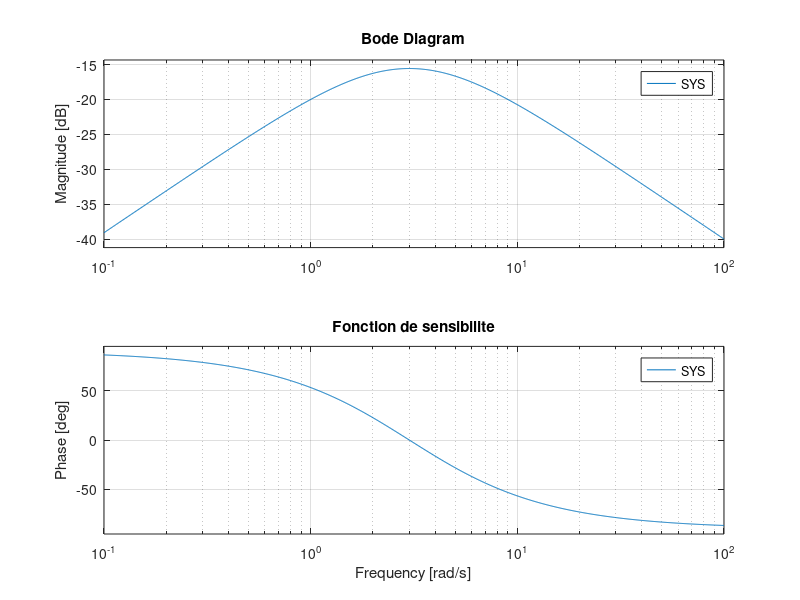
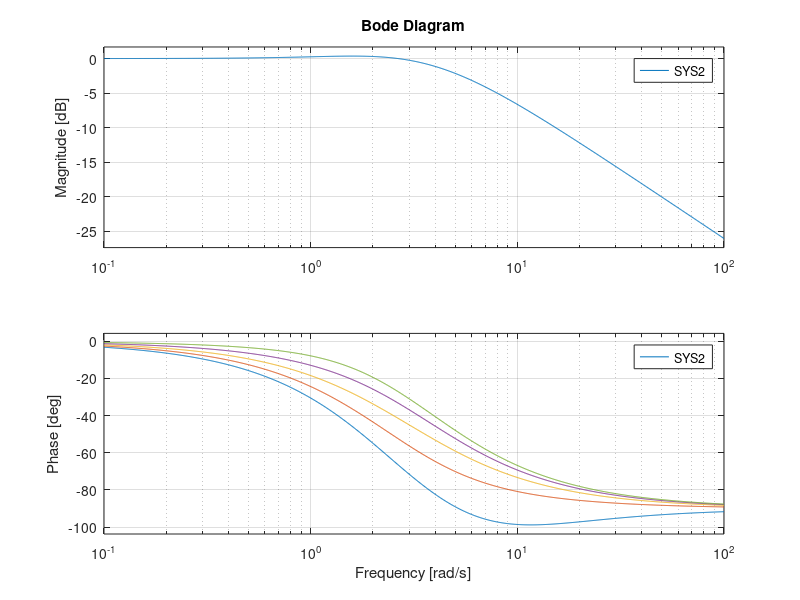

MATLAB code to generate these figures, in order:
clc; clear all; close all;

%% TP3 1.3 Rejet de perturbations echelon

% les matrices:

Aa = [-2 0;1 0];
Ba = [1;0];
Ea = [1;0];
Da = [0;-1];

Ca = [1 0];

% Correcteur Ka:
k1 = 4;
k2 = 9;
Ka = [k1 k2];


%Fonction de sensibilite:
[num,den] = ss2tf(Aa-Ba*Ka,Ea,Ca,0);
SYS = tf(num,den)

bode(SYS)
grid on
title('Fonction de sensibilite')


% Transfert de boucle:
N = 5;
h = ones(1,N)
B = 1;

for i = 1:N
    h(i) = i;
    [num1,den1] = ss2tf(Aa-Ba*Ka,[B*h(i);-1],Ca,0);
    SYS2 = tf(num1,den1);
    figure(2)
    hold on
    bode(SYS2)
    grid on
end